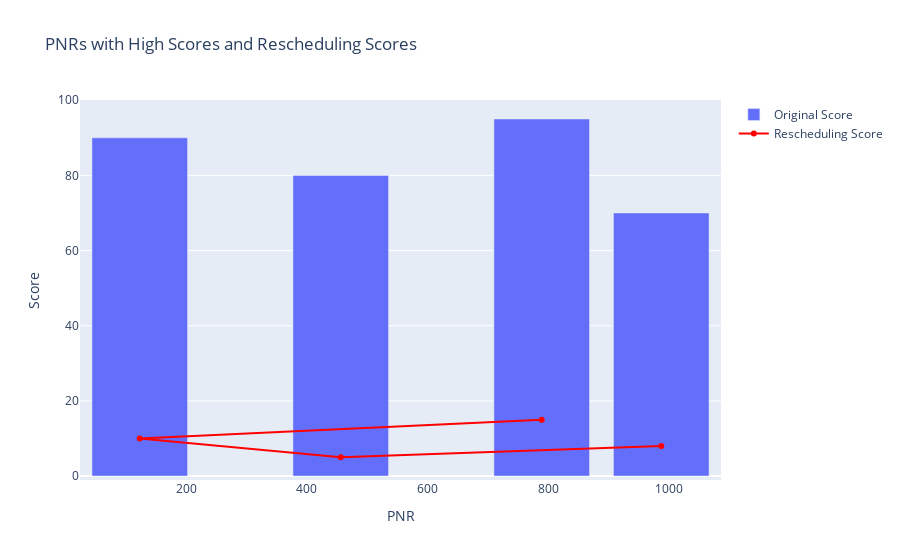

Notebook source saved alongside this figure:
### Code cell
import plotly.graph_objects as go

# Assuming you have the following dictionaries
pnr_flight_dict = {123: 'F123', 456: 'F456', 789: 'F789', 987: 'F987'}
pnr_score_dict = {123: 90, 456: 80, 789: 95, 987: 70}
rescheduling_score_dict = {(123, 'F123'): 10, (456, 'F456'): 5, (789, 'F789'): 15, (987, 'F987'): 8}

# Sort the PNRS by scores
sorted_pnrs = sorted(pnr_score_dict.keys(), key=lambda x: pnr_score_dict[x], reverse=True)

# Extract flight IDs and scores for each PNR
flight_ids = [pnr_flight_dict[pnr] for pnr in sorted_pnrs]
original_scores = [pnr_score_dict[pnr] for pnr in sorted_pnrs]
rescheduling_scores = [rescheduling_score_dict[(pnr, pnr_flight_dict[pnr])] for pnr in sorted_pnrs]

# Create a bar chart
fig = go.Figure()

# Bar chart for original scores
fig.add_trace(go.Bar(x=sorted_pnrs, y=original_scores, name='Original Score'))

# Line chart for rescheduling scores
fig.add_trace(go.Scatter(x=sorted_pnrs, y=rescheduling_scores, mode='lines+markers', name='Rescheduling Score', line=dict(color='red')))

# Layout customization
fig.update_layout(
    xaxis=dict(title='PNR'),
    yaxis=dict(title='Score'),
    title='PNRs with High Scores and Rescheduling Scores',
    barmode='group'
)

# Display the plot
fig.show()

### Figure 1 — Plotly figure (JSON) as saved in the notebook; plotly's stock layout.template omitted (floating-point values rounded to 4 significant figures)
{"data": [{"name": "Original Score", "type": "bar", "x": [789, 123, 456, 987], "y": [95, 90, 80, 70]}, {"line": {"color": "red"}, "mode": "lines+markers", "name": "Rescheduling Score", "type": "scatter", "x": [789, 123, 456, 987], "y": [15, 10, 5, 8]}], "layout": {"barmode": "group", "title": {"text": "PNRs with High Scores and Rescheduling Scores"}, "xaxis": {"title": {"text": "PNR"}}, "yaxis": {"title": {"text": "Score"}}}}
